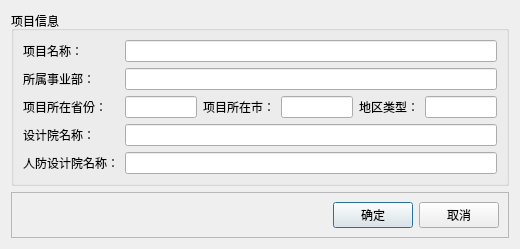
<?xml version="1.0" encoding="UTF-8"?>
<ui version="4.0">
 <class>Dialog</class>
 <widget class="QDialog" name="Dialog">
  <property name="geometry">
   <rect>
    <x>0</x>
    <y>0</y>
    <width>520</width>
    <height>233</height>
   </rect>
  </property>
  <property name="windowTitle">
   <string>工程信息</string>
  </property>
  <layout class="QVBoxLayout" name="verticalLayout_3">
   <item>
    <widget class="QGroupBox" name="groupBox">
     <property name="title">
      <string>项目信息</string>
     </property>
     <layout class="QVBoxLayout" name="verticalLayout_2">
      <item>
       <layout class="QHBoxLayout" name="horizontalLayout_7">
        <item>
         <widget class="QLabel" name="label_9">
          <property name="minimumSize">
           <size>
            <width>96</width>
            <height>0</height>
           </size>
          </property>
          <property name="text">
           <string>项目名称：</string>
          </property>
         </widget>
        </item>
        <item>
         <widget class="QLineEdit" name="lineEdit_1"/>
        </item>
       </layout>
      </item>
      <item>
       <layout class="QHBoxLayout" name="horizontalLayout_2">
        <item>
         <widget class="QLabel" name="label">
          <property name="minimumSize">
           <size>
            <width>96</width>
            <height>0</height>
           </size>
          </property>
          <property name="text">
           <string>所属事业部：</string>
          </property>
         </widget>
        </item>
        <item>
         <widget class="QLineEdit" name="lineEdit_2"/>
        </item>
       </layout>
      </item>
      <item>
       <layout class="QHBoxLayout" name="horizontalLayout_3">
        <item>
         <widget class="QLabel" name="label_5">
          <property name="minimumSize">
           <size>
            <width>96</width>
            <height>0</height>
           </size>
          </property>
          <property name="text">
           <string>项目所在省份：</string>
          </property>
         </widget>
        </item>
        <item>
         <widget class="QLineEdit" name="lineEdit_3">
          <property name="maximumSize">
           <size>
            <width>16777215</width>
            <height>16777215</height>
           </size>
          </property>
          <property name="text">
           <string/>
          </property>
         </widget>
        </item>
        <item>
         <widget class="QLabel" name="label_6">
          <property name="text">
           <string>项目所在市：</string>
          </property>
         </widget>
        </item>
        <item>
         <widget class="QLineEdit" name="lineEdit_4">
          <property name="maximumSize">
           <size>
            <width>16777215</width>
            <height>16777215</height>
           </size>
          </property>
         </widget>
        </item>
        <item>
         <widget class="QLabel" name="label_7">
          <property name="text">
           <string>地区类型：</string>
          </property>
         </widget>
        </item>
        <item>
         <widget class="QLineEdit" name="lineEdit_5">
          <property name="maximumSize">
           <size>
            <width>16777215</width>
            <height>16777215</height>
           </size>
          </property>
         </widget>
        </item>
       </layout>
      </item>
      <item>
       <layout class="QHBoxLayout" name="horizontalLayout_8">
        <item>
         <widget class="QLabel" name="label_10">
          <property name="minimumSize">
           <size>
            <width>96</width>
            <height>0</height>
           </size>
          </property>
          <property name="text">
           <string>设计院名称：</string>
          </property>
         </widget>
        </item>
        <item>
         <widget class="QLineEdit" name="lineEdit_6"/>
        </item>
       </layout>
      </item>
      <item>
       <layout class="QHBoxLayout" name="horizontalLayout_4">
        <item>
         <widget class="QLabel" name="label_2">
          <property name="minimumSize">
           <size>
            <width>96</width>
            <height>0</height>
           </size>
          </property>
          <property name="text">
           <string>人防设计院名称：</string>
          </property>
         </widget>
        </item>
        <item>
         <widget class="QLineEdit" name="lineEdit_7"/>
        </item>
       </layout>
      </item>
     </layout>
    </widget>
   </item>
   <item>
    <widget class="QFrame" name="frame">
     <property name="frameShape">
      <enum>QFrame::StyledPanel</enum>
     </property>
     <property name="frameShadow">
      <enum>QFrame::Raised</enum>
     </property>
     <layout class="QHBoxLayout" name="horizontalLayout">
      <item>
       <spacer name="horizontalSpacer_2">
        <property name="orientation">
         <enum>Qt::Horizontal</enum>
        </property>
        <property name="sizeHint" stdset="0">
         <size>
          <width>40</width>
          <height>20</height>
         </size>
        </property>
       </spacer>
      </item>
      <item>
       <widget class="QPushButton" name="btnOK">
        <property name="text">
         <string>确定</string>
        </property>
        <property name="default">
         <bool>true</bool>
        </property>
       </widget>
      </item>
      <item>
       <widget class="QPushButton" name="pushButton">
        <property name="text">
         <string>取消</string>
        </property>
       </widget>
      </item>
     </layout>
    </widget>
   </item>
  </layout>
 </widget>
 <resources/>
 <connections>
  <connection>
   <sender>btnOK</sender>
   <signal>clicked()</signal>
   <receiver>Dialog</receiver>
   <slot>accept()</slot>
   <hints>
    <hint type="sourcelabel">
     <x>424</x>
     <y>373</y>
    </hint>
    <hint type="destinationlabel">
     <x>419</x>
     <y>449</y>
    </hint>
   </hints>
  </connection>
  <connection>
   <sender>pushButton</sender>
   <signal>clicked()</signal>
   <receiver>Dialog</receiver>
   <slot>reject()</slot>
   <hints>
    <hint type="sourcelabel">
     <x>521</x>
     <y>382</y>
    </hint>
    <hint type="destinationlabel">
     <x>541</x>
     <y>443</y>
    </hint>
   </hints>
  </connection>
 </connections>
</ui>
